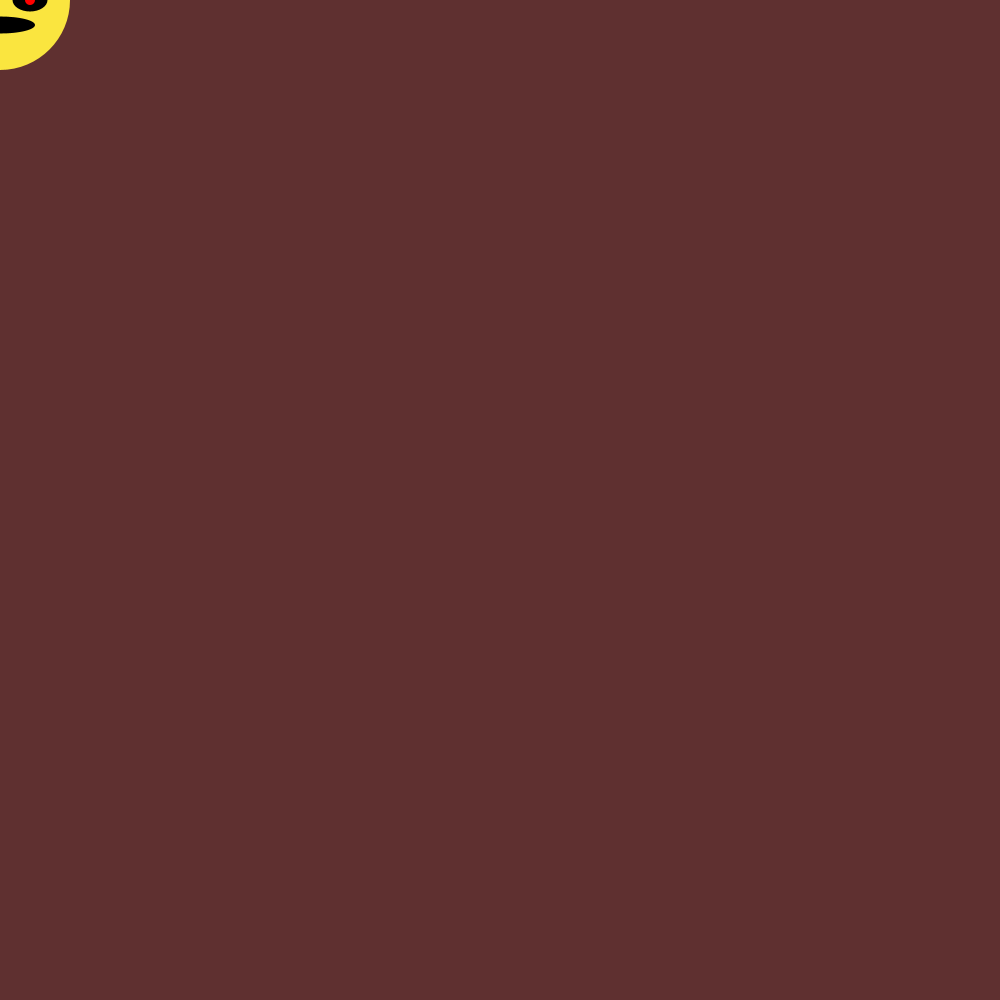
Frame 1 (no input)
Frame 60 (the mouse pressed at the canvas centre just before this capture): identical to frame 1, image omitted
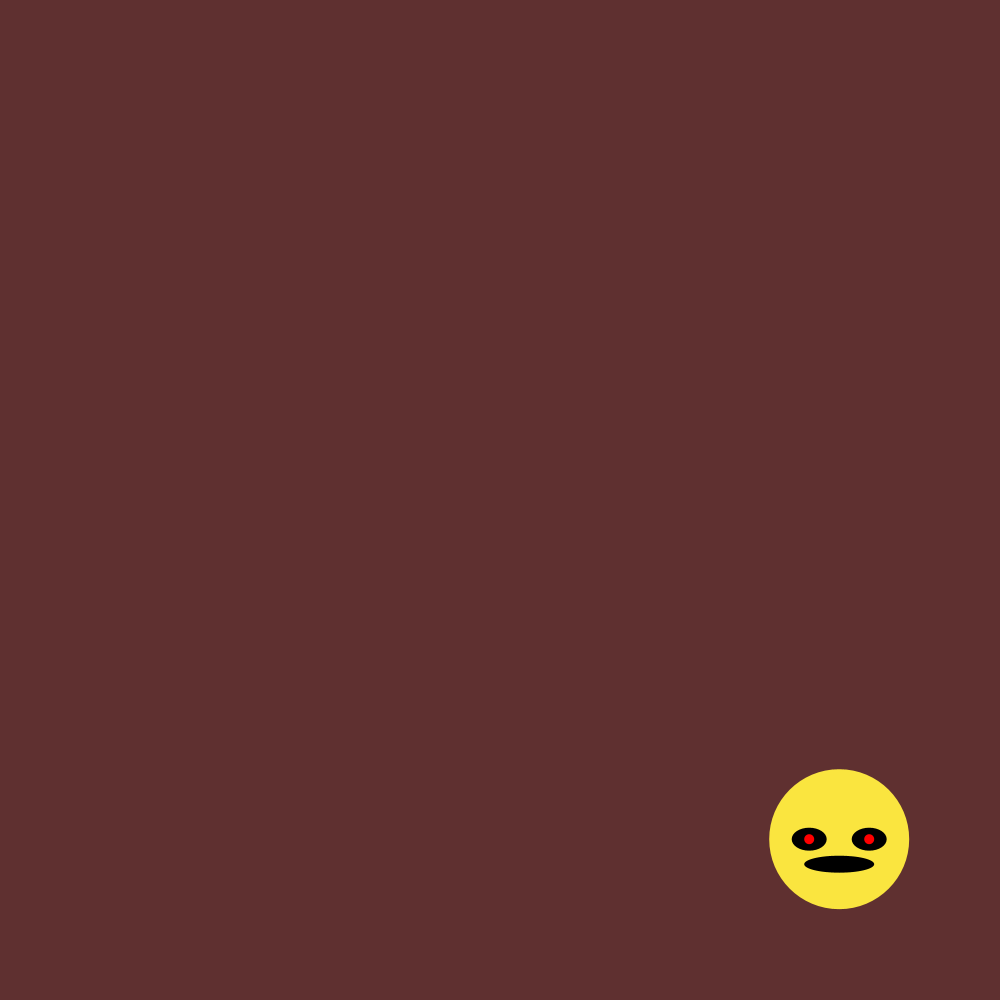
Frame 120 (the mouse held since frame 60 and released just before this capture)

The Processing sketch that drew these frames (run headless with seeded random() and noise(); from frame 60 on, the mouse is pressed at the canvas centre):

// Processing sketch: homeWork1_Code2
// ── homeWork1_Code2.pde
PVector pos, startPos, velocity,target;
boolean isMoving;
int size = 70;
float easing = .03; //easing from my understanding is the delay of its movement
float x,y;
float totalTime = 3;
float click =0;
float endTime = 0;


void setup(){
 background(95,48,48);
 size(1000,1000);
 noStroke();
 totalTime *= 1000;
 pos = new PVector (400,800);
 target = new PVector();
 velocity = new PVector();
 
}

void draw(){
 background(95,48,48);
 fill(250,229,63);
x+= (mouseX -x) *easing; // if x is the part of the position  where the ellipse goes, it has to add
 //to the mouseX - x * easing part of the position of the ellipse. so, with that equation added to the x and also y, it effects the movement of the ellipse.
 y+= (mouseY - y) * easing;
 
 translate(x,y);

 ellipse(x,y,size*2,size*2);
 fill(0);
 ellipse(x+30,y,size/2,size/3);
 ellipse(x-30,y,size/2,size/3);
 ellipse(x,y+25,size,size/4);
fill(255,0,0);
 ellipse(x-30,y,size/7,size/7);
 ellipse(x+30,y,size/7,size/7);

if(isMoving ==true){
  
  
}
  
}

void mouseClicked(){
target.x = mouseX;
target.y = mouseY;
isMoving = true;



}
